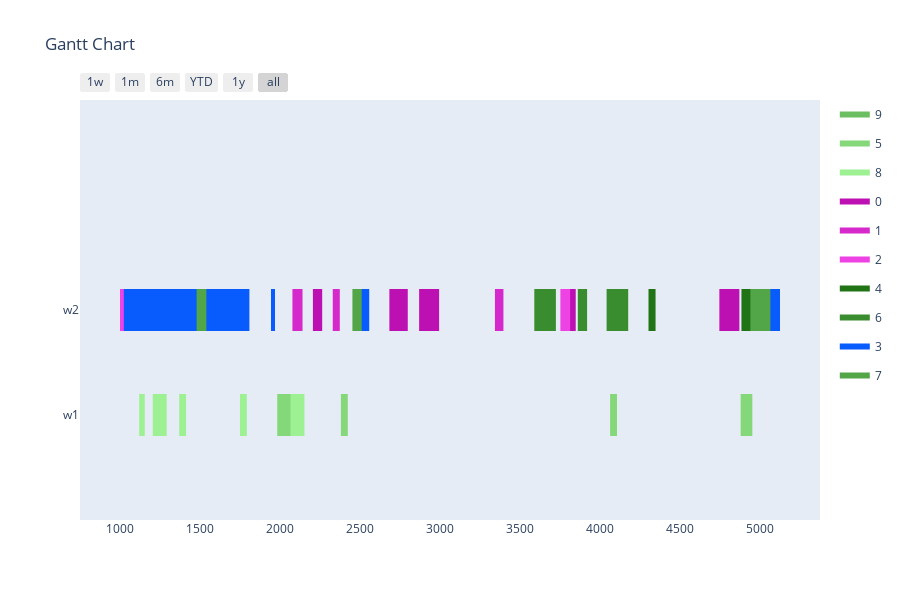

The cell this chart's notebook holds for it:
### Markdown cell above
Config 2 - Test with Two Point Crossover

### Code cell
optimizer = BaseGA(env)
optimizer.set_minimize()
# optional (in this case, all options given are the default option, if the configuration step is skipped)
optimizer.configure('tardiness', 'twopointcrossover', 'roulettewheel', 'randomize')
# choose an input generator (optional) -> decides how the data gets converted into the optimizer format
#optimizer.set_input_generator('SameLengthAlternativesGenerator')
# all parameters after offspring_amount are optional (in this case -> verbose=True)
result, best_fitness_history, average_fitness_history, best_generation_history, feasible_gen = optimizer.optimize(orders, max_generations, earliest_time_slot, last_time_slot, population_size, offspring_amount, verbose=True)
workstation_assignments = reformat_result(result, orders, env)
visualize(workstation_assignments, best_fitness_history, average_fitness_history, best_generation_history, feasible_gen)

### Figure 1 — Plotly figure (JSON) as saved in the notebook; plotly's stock layout.template omitted (floating-point values rounded to 4 significant figures)
{"data": [{"fill": "toself", "fillcolor": "rgb(108, 191, 97)", "hoverinfo": "name", "legendgroup": "rgb(108, 191, 97)", "mode": "none", "name": "9", "type": "scatter", "x": [3597, 3660, 3660, 3597, 3597, 260, 304, 304, 260, 260, 200, 244, 244, 200, 200, 439, 492, 492, 439], "y": [0.8, 0.8, 1.2, 1.2, null, 0.8, 0.8, 1.2, 1.2, null, 0.8, 0.8, 1.2, 1.2, null, 0.8, 0.8, 1.2, 1.2]}, {"fill": "toself", "fillcolor": "rgb(133, 216, 122)", "hoverinfo": "name", "legendgroup": "rgb(133, 216, 122)", "mode": "none", "name": "5", "type": "scatter", "x": [4911, 4954, 4954, 4911, 4911, 1984, 2071, 2071, 1984, 1984, 4065, 4108, 4108, 4065, 4065, 4881, 4924, 4924, 4881, 4881, 347, 390, 390, 347, 347, 2382, 2425, 2425, 2382], "y": [-0.2, -0.2, 0.2, 0.2, null, -0.2, -0.2, 0.2, 0.2, null, -0.2, -0.2, 0.2, 0.2, null, -0.2, -0.2, 0.2, 0.2, null, -0.2, -0.2, 0.2, 0.2, null, -0.2, -0.2, 0.2, 0.2]}, {"fill": "toself", "fillcolor": "rgb(158, 241, 147)", "hoverinfo": "name", "legendgroup": "rgb(158, 241, 147)", "mode": "none", "name": "8", "type": "scatter", "x": [2067, 2154, 2154, 2067, 2067, 1206, 1293, 1293, 1206, 1206, 1371, 1414, 1414, 1371, 1371, 398, 485, 485, 398, 398, 1751, 1794, 1794, 1751, 1751, 1121, 1156, 1156, 1121], "y": [-0.2, -0.2, 0.2, 0.2, null, -0.2, -0.2, 0.2, 0.2, null, -0.2, -0.2, 0.2, 0.2, null, -0.2, -0.2, 0.2, 0.2, null, -0.2, -0.2, 0.2, 0.2, null, -0.2, -0.2, 0.2, 0.2]}, {"fill": "toself", "fillcolor": "rgb(189, 16, 178)", "hoverinfo": "name", "legendgroup": "rgb(189, 16, 178)", "mode": "none", "name": "0", "type": "scatter", "x": [3789, 3850, 3850, 3789, 3789, 4748, 4873, 4873, 4748, 4748, 1492, 1553, 1553, 1492, 1492, 2871, 2996, 2996, 2871, 2871, 2685, 2800, 2800, 2685, 2685, 2207, 2265, 2265, 2207, 2207, 587, 722, 722, 587], "y": [0.8, 0.8, 1.2, 1.2, null, 0.8, 0.8, 1.2, 1.2, null, 0.8, 0.8, 1.2, 1.2, null, 0.8, 0.8, 1.2, 1.2, null, 0.8, 0.8, 1.2, 1.2, null, 0.8, 0.8, 1.2, 1.2, null, 0.8, 0.8, 1.2, 1.2]}, {"fill": "toself", "fillcolor": "rgb(214, 41, 203)", "hoverinfo": "name", "legendgroup": "rgb(214, 41, 203)", "mode": "none", "name": "1", "type": "scatter", "x": [1077, 1121, 1121, 1077, 1077, 3345, 3398, 3398, 3345, 3345, 2079, 2142, 2142, 2079, 2079, 2331, 2375, 2375, 2331], "y": [0.8, 0.8, 1.2, 1.2, null, 0.8, 0.8, 1.2, 1.2, null, 0.8, 0.8, 1.2, 1.2, null, 0.8, 0.8, 1.2, 1.2]}, {"fill": "toself", "fillcolor": "rgb(239, 66, 228)", "hoverinfo": "name", "legendgroup": "rgb(239, 66, 228)", "mode": "none", "name": "2", "type": "scatter", "x": [712, 755, 755, 712, 712, 1001, 1062, 1062, 1001, 1001, 1416, 1477, 1477, 1416, 1416, 1095, 1230, 1230, 1095, 1095, 857, 972, 972, 857, 857, 3754, 3815, 3815, 3754, 3754, 1563, 1606, 1606, 1563], "y": [0.8, 0.8, 1.2, 1.2, null, 0.8, 0.8, 1.2, 1.2, null, 0.8, 0.8, 1.2, 1.2, null, 0.8, 0.8, 1.2, 1.2, null, 0.8, 0.8, 1.2, 1.2, null, 0.8, 0.8, 1.2, 1.2, null, 0.8, 0.8, 1.2, 1.2]}, {"fill": "toself", "fillcolor": "rgb(33, 116, 22)", "hoverinfo": "name", "legendgroup": "rgb(33, 116, 22)", "mode": "none", "name": "4", "type": "scatter", "x": [4305, 4349, 4349, 4305, 4305, 346, 399, 399, 346, 346, 1424, 1468, 1468, 1424, 1424, 4886, 4949, 4949, 4886], "y": [0.8, 0.8, 1.2, 1.2, null, 0.8, 0.8, 1.2, 1.2, null, 0.8, 0.8, 1.2, 1.2, null, 0.8, 0.8, 1.2, 1.2]}, {"fill": "toself", "fillcolor": "rgb(58, 141, 47)", "hoverinfo": "name", "legendgroup": "rgb(58, 141, 47)", "mode": "none", "name": "6", "type": "scatter", "x": [3591, 3726, 3726, 3591, 3591, 1503, 1643, 1643, 1503, 1503, 571, 711, 711, 571, 571, 465, 526, 526, 465, 465, 4043, 4178, 4178, 4043, 4043, 546, 589, 589, 546, 546, 3863, 3921, 3921, 3863], "y": [0.8, 0.8, 1.2, 1.2, null, 0.8, 0.8, 1.2, 1.2, null, 0.8, 0.8, 1.2, 1.2, null, 0.8, 0.8, 1.2, 1.2, null, 0.8, 0.8, 1.2, 1.2, null, 0.8, 0.8, 1.2, 1.2, null, 0.8, 0.8, 1.2, 1.2]}, {"fill": "toself", "fillcolor": "rgb(8, 91, 253)", "hoverinfo": "name", "legendgroup": "rgb(8, 91, 253)", "mode": "none", "name": "3", "type": "scatter", "x": [910, 1025, 1025, 910, 910, 4987, 5127, 5127, 4987, 4987, 1810, 1945, 1945, 1810, 1810, 804, 862, 862, 804, 804, 2501, 2559, 2559, 2501, 2501, 395, 510, 510, 395, 395, 730, 788, 788, 730], "y": [0.8, 0.8, 1.2, 1.2, null, 0.8, 0.8, 1.2, 1.2, null, 0.8, 0.8, 1.2, 1.2, null, 0.8, 0.8, 1.2, 1.2, null, 0.8, 0.8, 1.2, 1.2, null, 0.8, 0.8, 1.2, 1.2, null, 0.8, 0.8, 1.2, 1.2]}, {"fill": "toself", "fillcolor": "rgb(83, 166, 72)", "hoverinfo": "name", "legendgroup": "rgb(83, 166, 72)", "mode": "none", "name": "7", "type": "scatter", "x": [750, 885, 885, 750, 750, 495, 635, 635, 495, 495, 351, 394, 394, 351, 351, 225, 340, 340, 225, 225, 4942, 5067, 5067, 4942, 4942, 1480, 1541, 1541, 1480, 1480, 2454, 2512, 2512, 2454], "y": [0.8, 0.8, 1.2, 1.2, null, 0.8, 0.8, 1.2, 1.2, null, 0.8, 0.8, 1.2, 1.2, null, 0.8, 0.8, 1.2, 1.2, null, 0.8, 0.8, 1.2, 1.2, null, 0.8, 0.8, 1.2, 1.2, null, 0.8, 0.8, 1.2, 1.2]}, {"legendgroup": "rgb(108, 191, 97)", "marker": {"color": "rgb(108, 191, 97)", "opacity": 0, "size": 1}, "mode": "markers", "name": "", "showlegend": false, "text": [null, null, null, null, null, null, null, null], "type": "scatter", "x": [3597, 3660, 260, 304, 200, 244, 439, 492], "y": [1, 1, 1, 1, 1, 1, 1, 1]}, {"legendgroup": "rgb(133, 216, 122)", "marker": {"color": "rgb(133, 216, 122)", "opacity": 0, "size": 1}, "mode": "markers", "name": "", "showlegend": false, "text": [null, null, null, null, null, null, null, null, null, null, null, null], "type": "scatter", "x": [4911, 4954, 1984, 2071, 4065, 4108, 4881, 4924, 347, 390, 2382, 2425], "y": [0, 0, 0, 0, 0, 0, 0, 0, 0, 0, 0, 0]}, {"legendgroup": "rgb(158, 241, 147)", "marker": {"color": "rgb(158, 241, 147)", "opacity": 0, "size": 1}, "mode": "markers", "name": "", "showlegend": false, "text": [null, null, null, null, null, null, null, null, null, null, null, null], "type": "scatter", "x": [2067, 2154, 1206, 1293, 1371, 1414, 398, 485, 1751, 1794, 1121, 1156], "y": [0, 0, 0, 0, 0, 0, 0, 0, 0, 0, 0, 0]}, {"legendgroup": "rgb(189, 16, 178)", "marker": {"color": "rgb(189, 16, 178)", "opacity": 0, "size": 1}, "mode": "markers", "name": "", "showlegend": false, "text": [null, null, null, null, null, null, null, null, null, null, null, null, null, null], "type": "scatter", "x": [3789, 3850, 4748, 4873, 1492, 1553, 2871, 2996, 2685, 2800, 2207, 2265, 587, 722], "y": [1, 1, 1, 1, 1, 1, 1, 1, 1, 1, 1, 1, 1, 1]}, {"legendgroup": "rgb(214, 41, 203)", "marker": {"color": "rgb(214, 41, 203)", "opacity": 0, "size": 1}, "mode": "markers", "name": "", "showlegend": false, "text": [null, null, null, null, null, null, null, null], "type": "scatter", "x": [1077, 1121, 3345, 3398, 2079, 2142, 2331, 2375], "y": [1, 1, 1, 1, 1, 1, 1, 1]}, {"legendgroup": "rgb(239, 66, 228)", "marker": {"color": "rgb(239, 66, 228)", "opacity": 0, "size": 1}, "mode": "markers", "name": "", "showlegend": false, "text": [null, null, null, null, null, null, null, null, null, null, null, null, null, null], "type": "scatter", "x": [712, 755, 1001, 1062, 1416, 1477, 1095, 1230, 857, 972, 3754, 3815, 1563, 1606], "y": [1, 1, 1, 1, 1, 1, 1, 1, 1, 1, 1, 1, 1, 1]}, {"legendgroup": "rgb(33, 116, 22)", "marker": {"color": "rgb(33, 116, 22)", "opacity": 0, "size": 1}, "mode": "markers", "name": "", "showlegend": false, "text": [null, null, null, null, null, null, null, null], "type": "scatter", "x": [4305, 4349, 346, 399, 1424, 1468, 4886, 4949], "y": [1, 1, 1, 1, 1, 1, 1, 1]}, {"legendgroup": "rgb(58, 141, 47)", "marker": {"color": "rgb(58, 141, 47)", "opacity": 0, "size": 1}, "mode": "markers", "name": "", "showlegend": false, "text": [null, null, null, null, null, null, null, null, null, null, null, null, null, null], "type": "scatter", "x": [3591, 3726, 1503, 1643, 571, 711, 465, 526, 4043, 4178, 546, 589, 3863, 3921], "y": [1, 1, 1, 1, 1, 1, 1, 1, 1, 1, 1, 1, 1, 1]}, {"legendgroup": "rgb(8, 91, 253)", "marker": {"color": "rgb(8, 91, 253)", "opacity": 0, "size": 1}, "mode": "markers", "name": "", "showlegend": false, "text": [null, null, null, null, null, null, null, null, null, null, null, null, null, null], "type": "scatter", "x": [910, 1025, 4987, 5127, 1810, 1945, 804, 862, 2501, 2559, 395, 510, 730, 788], "y": [1, 1, 1, 1, 1, 1, 1, 1, 1, 1, 1, 1, 1, 1]}, {"legendgroup": "rgb(83, 166, 72)", "marker": {"color": "rgb(83, 166, 72)", "opacity": 0, "size": 1}, "mode": "markers", "name": "", "showlegend": false, "text": [null, null, null, null, null, null, null, null, null, null, null, null, null, null], "type": "scatter", "x": [750, 885, 495, 635, 351, 394, 225, 340, 4942, 5067, 1480, 1541, 2454, 2512], "y": [1, 1, 1, 1, 1, 1, 1, 1, 1, 1, 1, 1, 1, 1]}], "layout": {"height": 600, "hovermode": "closest", "showlegend": true, "title": {"text": "Gantt Chart"}, "xaxis": {"rangeselector": {"buttons": [{"count": 7, "label": "1w", "step": "day", "stepmode": "backward"}, {"count": 1, "label": "1m", "step": "month", "stepmode": "backward"}, {"count": 6, "label": "6m", "step": "month", "stepmode": "backward"}, {"count": 1, "label": "YTD", "step": "year", "stepmode": "todate"}, {"count": 1, "label": "1y", "step": "year", "stepmode": "backward"}, {"step": "all"}]}, "showgrid": false, "type": "date", "zeroline": false}, "yaxis": {"autorange": false, "range": [-1, 3], "showgrid": false, "ticktext": ["w1", "w2"], "tickvals": [0, 1], "zeroline": false}}}
